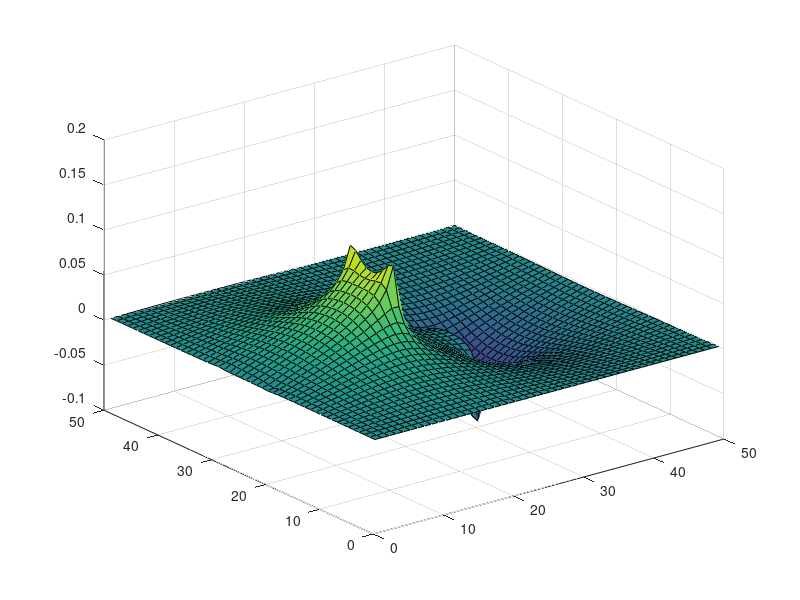
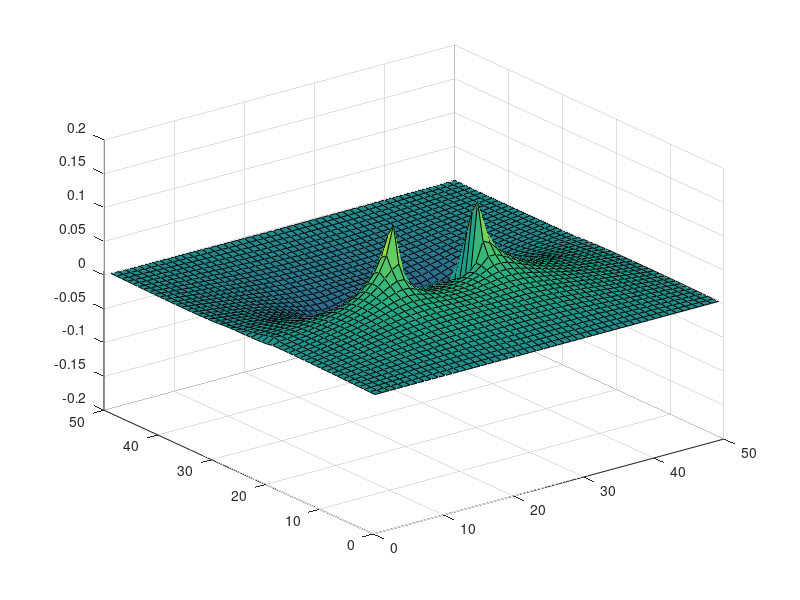
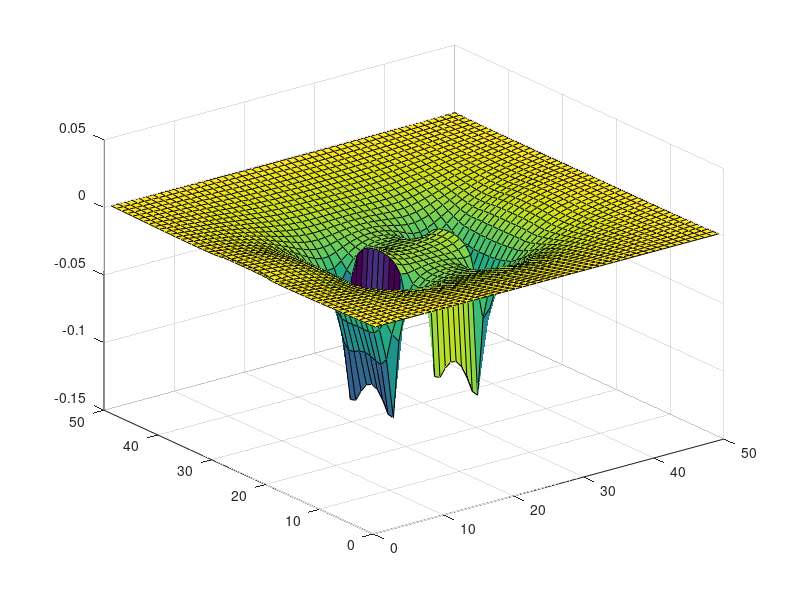
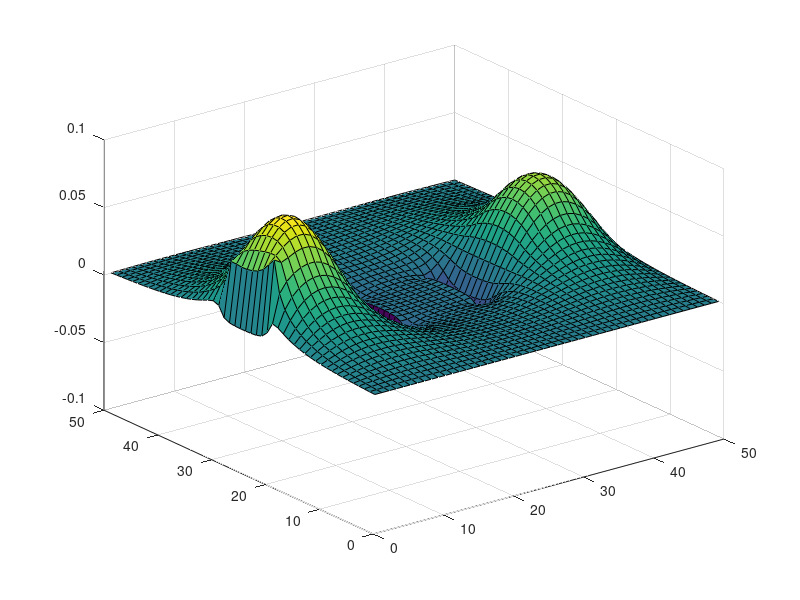

Here is the MATLAB script that generated these plots, in order:
%% Question 1

% setup
clearvars
clearvars -GLOBAL
close all
nw = 40;
nl = 60;
Vo = 100;
wanted_solutions = 2;

%% Question 1 a)
% For 1 a), I will be focusing on the 1D case. So width will not be
% considered. Because of this, the G matrix will only have dimensions of nl
% by nl. This also changes the way the G matrix is populated compared to
% the EIPA. Since there is only one dimesnion being considered, the
% centermost n term will only have a -2. In addition to this nym and nyp
% also don't have to be considered. Note, setting on eboundary to zero
% causes problems with the singularity of the matrix. So to get around
% this, the boundary condition at x = L is instead set to something
% comparatively small (like 1) next to Vo (big, 100 in this case). 

G = zeros(nl, nl);
for i = 1:nl
    n = i;
    nxm = (i - 1);
    nxp = (i + 1);
    if i == 1
        G(n, n) = Vo;
    elseif i == nl
        G(n, n) = 1;
    else
        G(n, n) = -2;
        G(n, nxm) = 1;
        G(n, nxp) = 1;
    end
end

spy(G)
[E, D] = eigs(G, wanted_solutions, 'SM');

for solution = 1:wanted_solutions
    map = zeros(nl,1);
    for count = 1:nl
        map(count) = E(count, solution);
    end
    figure(solution)
    plot(1:nl, map)
end

%% Question 1 b)
% The following snippet solves for the case where V = Vo (set to 100) at x
% - 0, and V = 0 at x = L. Note, actually setting a boundary condition to
% zero causes problems for the eigs function like in 1 a).

G = zeros(nl*nw, nl*nw);
for i = 1:nl
    for j = 1:nw
        n = j + (i - 1)*nw;
        nxm = j + (i - 2)*nw;
        nxp = j + i*nw;
        nym = (j - 1) + (i - 1)*nw;
        nyp = (j + 1) + (i - 1)*nw;
        
        % check if we are at a boundary
        if i == 1
            G(n, n) = Vo;
        elseif i == nl
            G(n, n) = 1;        % setting to zero breaks eigs, so we get as close as we can
        elseif j == 1 || j == nw
            G(n, n) = 1;
        else
            % populate G matrix
            G(n, n) = -4;
            G(n, nxm) = 1;
            G(n, nxp) = 1;
            G(nyp, n) = 1;
            G(nym, n) = 1;
        end
    end
end

%spy(G)
[E, D] = eigs(G, wanted_solutions, 'SM');

for solution = 1:wanted_solutions
    i = 1;
    j = 1;
    map = zeros(nw,nl);
    for count = 1:nw*nl
        map(i, j) = E(count, solution);
        if j == nw
            j = 1;
            i = i + 1;
        else
            j = j + 1;
        end
    end
    figure(solution)
    surf(map)
    axis([0 nw 0 nl])
end

%% Question 2 a)
% This problem investigates current flow through an area with a bottleneck by
% using the same finite difference method used in Q1, and applying
% different conductivities to boxes within the area (1 for outside the box,
% 10^-2 for inside). To model the current flow, a voltage was assumed to be
% applied to one side of the area. I decided to set Vo = 10 at x = 0. The
% boxes with lower conductivity are set for 20 < x < 30, and both 0 < y <
% 20, and 30 < y < W, where L and W are the length and width of the area
% respectively and were chosen to both be 50 for simplicity. 
% The following snippet sets up the problem with the constants required.

nw = 50;
nl = 50;
Vo = 10;
sigma_in = 10E-2;
sigma_out = 1;
wanted_solutions = 6;
sigma = zeros(nl, nw);

% build our sigma matrix and plot it
for i = 1:nl
    for j = 1:nw
        % check if inside box
        if (i > 20 && i < 30) && ((j > 1 && j < 20) || (j > 30))
            sigma(i, j) = sigma_in;
        % otherwise, we are outside the box
        else
            sigma(i, j) = sigma_out;
        end
    end
end
surf(sigma)

% initialize and populate the G matrix
G = zeros(nl*nw, nl*nw);
for i = 1:nl
    for j = 1:nw
        n = j + (i - 1) * nw;
        nxm = j + (i - 2) * nw;
        nxp = j + i * nw;
        nyp = (j + 1) + (i - 1) * nw;
        nym = (j - 1) + (i - 1) * nw;
        
        % check if we are at the l = 0 case, apply boundary
        if i == 1
            G(n, n) = Vo;
       
        % we still need to check if we are at an edge to know which
        % terms contribute to G. Corners are most specific cases, we will
        % cover those first, except for x = 0 because that is tied to a
        % boundary condition and will always be Vo
        
        % top right corner, no nxp or nym
        elseif i == nl && j == 1
            G(n, n) = -4*sigma(i, j);
            G(n, nxm) = 1*sigma(i, j);
            G(nyp, n) = 1*sigma(i, j);
        % bottom right corner, no nxp or nyp
        elseif i == nl && j == nw
            G(n, n) = -4*sigma(i, j);
            G(n, nxm) = 1*sigma(i, j);
            G(nym, n) = 1*sigma(i, j);     
        
        % now we cover the cases along the edge. We already know we aren't
        % at a corner at this point
        
        % along right edge, so no nxp term
        elseif i == nl
            G(n, n) = -4*sigma(i, j);
            G(n, nxm) = 1*sigma(i, j);
            G(nyp, n) = 1*sigma(i, j);
            G(nym, n) = 1*sigma(i, j);
        % along top edge, no nym
        elseif j == 1
            G(n, n) = -4*sigma(i, j);
            G(n, nxm) = 1*sigma(i, j);
            G(n, nxp) = 1*sigma(i, j);
            G(nyp, n) = 1*sigma(i, j);
        % along bottom edge, no nyp
        elseif j == 1
            G(n, n) = -4*sigma(i, j);
            G(n, nxm) = 1*sigma(i, j);
            G(n, nxp) = 1*sigma(i, j);
            G(nym, n) = 1*sigma(i, j);
        % otherwise, we're somewhere in the middle, all terms considered
        else      
            G(n, n) = -4*sigma(i, j);
            G(n, nxm) = 1*sigma(i, j);
            G(n, nxp) = 1*sigma(i, j);
            G(nyp, n) = 1*sigma(i, j);
            G(nym, n) = 1*sigma(i, j);  
        end
    end
end

% make sure we have the diagonal correct, and find eigen[vectors/values]
spy(G)
[E, D] = eigs(G, wanted_solutions, 'SM');

% plot and pray, starting with J(x,y)
for solution = 1:wanted_solutions
    i = 1;
    j = 1;
    map = zeros(nw,nl);
    for count = 1:nw*nl
        map(i, j) = E(count, solution);
        if j == nw
            j = 1;
            i = i + 1;
        else
            j = j + 1;
        end
    end
    figure(solution)
    surf(map)
    axis([0 nw 0 nl])
end
